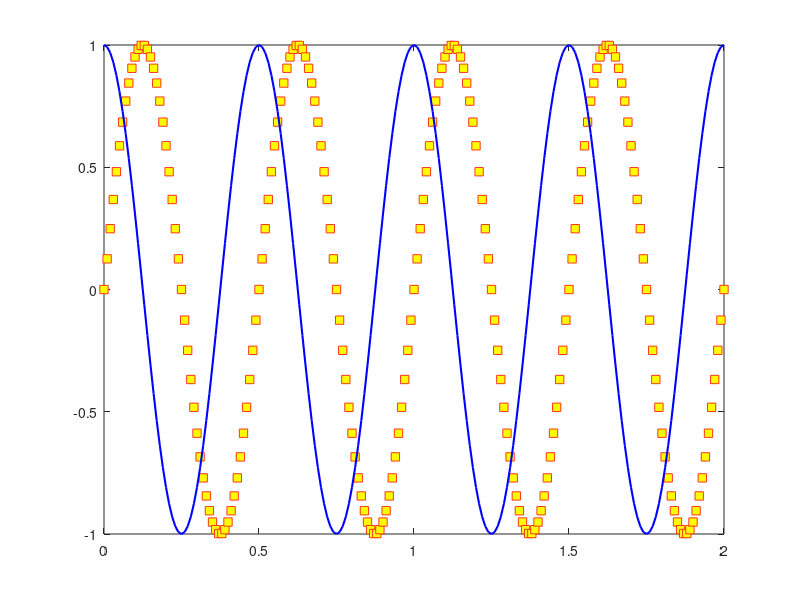

The MATLAB source for this figure:
clc;
clear;
close all;

f0 = 2;
t = 0:0.01:2;

x = sin (2*pi*f0*t);
y = cos (2*pi*f0*t);

plot (t,x,'s','Color',[1 0.20 0.10],'MarkerFaceColor','y');
hold on;
plot (t,y,'b','LineWidth',1.5);
